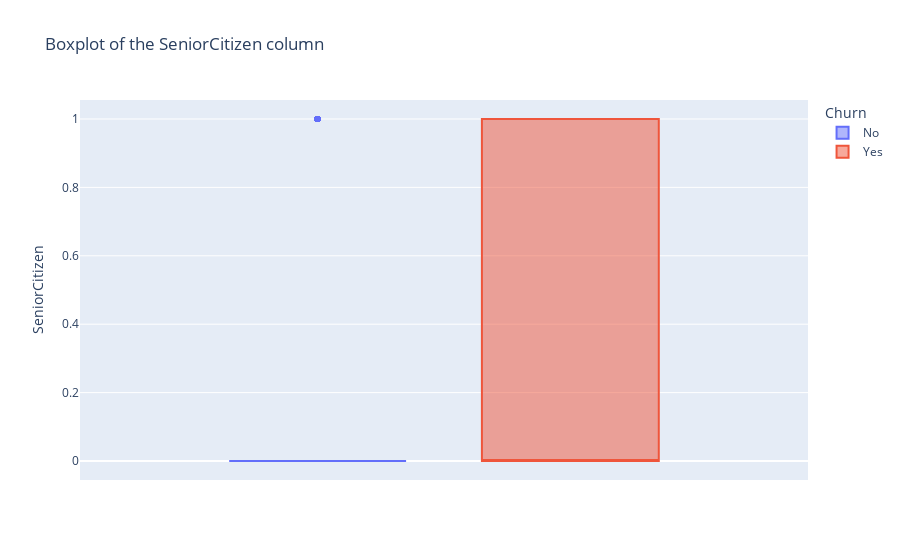
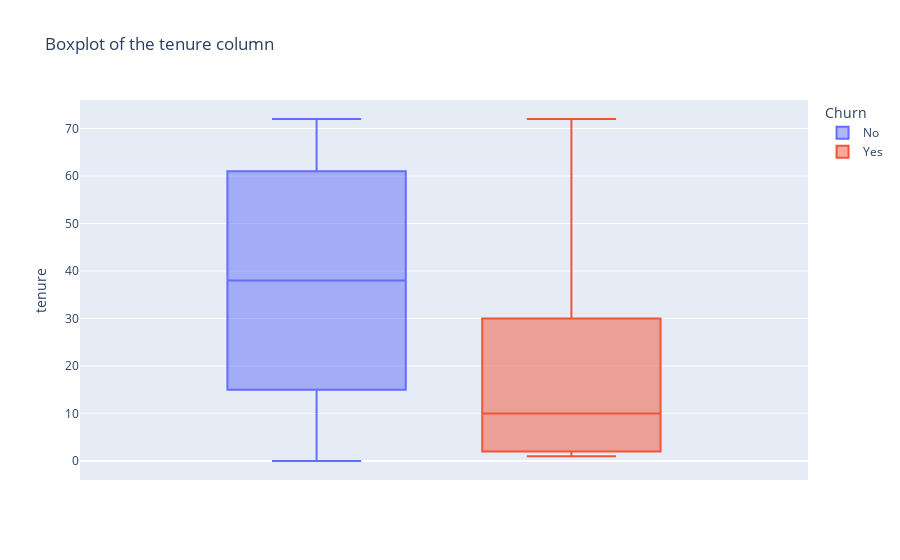
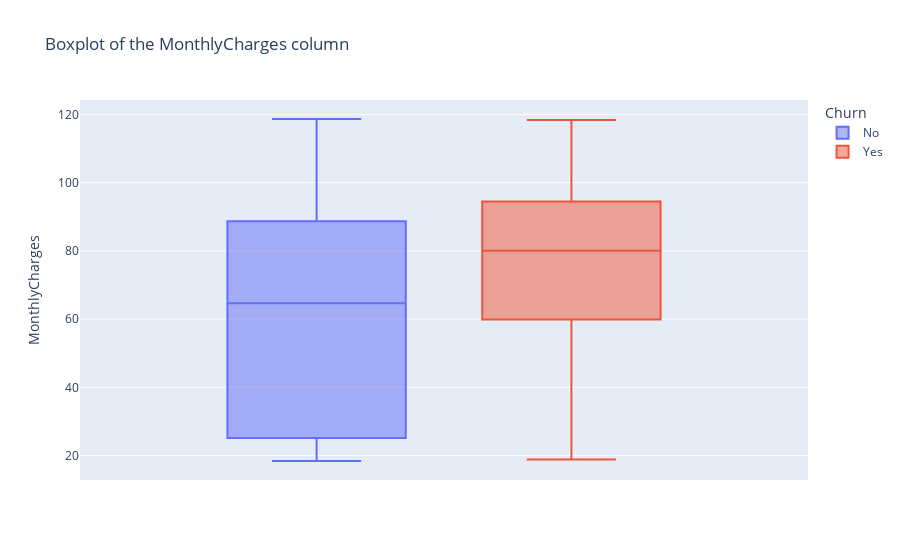
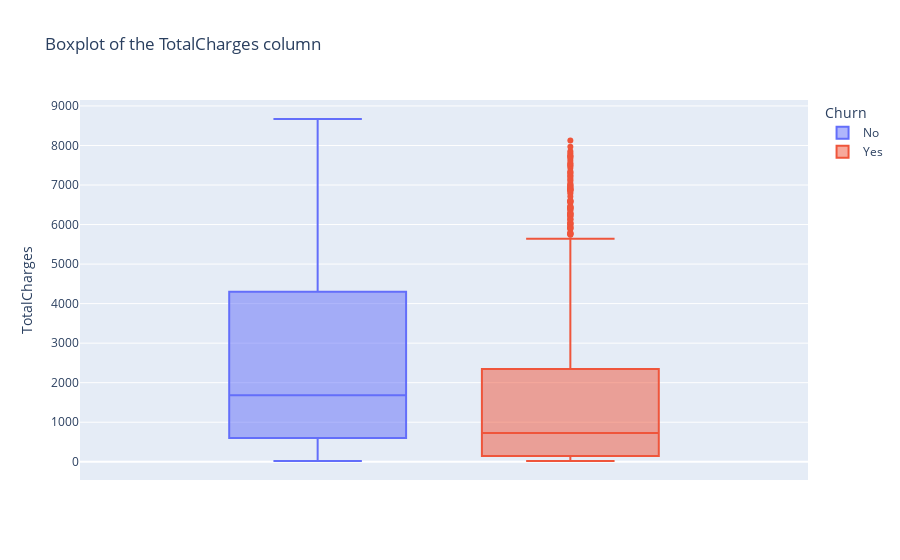

The cell these charts' notebook holds for them, in order:
### Code cell
numerics= df.select_dtypes(include=['number']).columns
numerics


for column in df[numerics].columns:
    fig = px.box(df[numerics], y = column,
                 color=df["Churn"], 
                 labels={"color": "Churn"},
                 title = f"Boxplot of the {column} column")
    
    fig.show()

### Figure 1 — Plotly figure (JSON) as saved in the notebook; plotly's stock layout.template omitted (floating-point values rounded to 4 significant figures; data arrays with more than 128 entries replaced by an {"elided": "..."} marker saying what was removed)
{"data": [{"alignmentgroup": "True", "hovertemplate": "Churn=No<br>SeniorCitizen=%{y}<extra></extra>", "legendgroup": "No", "marker": {"color": "#636efa"}, "name": "No", "notched": false, "offsetgroup": "No", "orientation": "v", "showlegend": true, "type": "box", "x0": " ", "xaxis": "x", "y": {"elided": "3706 int values"}, "y0": " ", "yaxis": "y"}, {"alignmentgroup": "True", "hovertemplate": "Churn=Yes<br>SeniorCitizen=%{y}<extra></extra>", "legendgroup": "Yes", "marker": {"color": "#EF553B"}, "name": "Yes", "notched": false, "offsetgroup": "Yes", "orientation": "v", "showlegend": true, "type": "box", "x0": " ", "xaxis": "x", "y": {"elided": "1336 int values"}, "y0": " ", "yaxis": "y"}], "layout": {"boxmode": "group", "legend": {"title": {"text": "Churn"}, "tracegroupgap": 0}, "title": {"text": "Boxplot of the SeniorCitizen column"}, "xaxis": {"anchor": "y", "domain": [0, 1]}, "yaxis": {"anchor": "x", "domain": [0, 1], "title": {"text": "SeniorCitizen"}}}}

### Figure 2 — Plotly figure (JSON) as saved in the notebook; plotly's stock layout.template omitted (floating-point values rounded to 4 significant figures; data arrays with more than 128 entries replaced by an {"elided": "..."} marker saying what was removed)
{"data": [{"alignmentgroup": "True", "hovertemplate": "Churn=No<br>tenure=%{y}<extra></extra>", "legendgroup": "No", "marker": {"color": "#636efa"}, "name": "No", "notched": false, "offsetgroup": "No", "orientation": "v", "showlegend": true, "type": "box", "x0": " ", "xaxis": "x", "y": {"elided": "3706 int values"}, "y0": " ", "yaxis": "y"}, {"alignmentgroup": "True", "hovertemplate": "Churn=Yes<br>tenure=%{y}<extra></extra>", "legendgroup": "Yes", "marker": {"color": "#EF553B"}, "name": "Yes", "notched": false, "offsetgroup": "Yes", "orientation": "v", "showlegend": true, "type": "box", "x0": " ", "xaxis": "x", "y": {"elided": "1336 int values"}, "y0": " ", "yaxis": "y"}], "layout": {"boxmode": "group", "legend": {"title": {"text": "Churn"}, "tracegroupgap": 0}, "title": {"text": "Boxplot of the tenure column"}, "xaxis": {"anchor": "y", "domain": [0, 1]}, "yaxis": {"anchor": "x", "domain": [0, 1], "title": {"text": "tenure"}}}}

### Figure 3 — Plotly figure (JSON) as saved in the notebook; plotly's stock layout.template omitted (floating-point values rounded to 4 significant figures; data arrays with more than 128 entries replaced by an {"elided": "..."} marker saying what was removed)
{"data": [{"alignmentgroup": "True", "hovertemplate": "Churn=No<br>MonthlyCharges=%{y}<extra></extra>", "legendgroup": "No", "marker": {"color": "#636efa"}, "name": "No", "notched": false, "offsetgroup": "No", "orientation": "v", "showlegend": true, "type": "box", "x0": " ", "xaxis": "x", "y": {"elided": "3706 float values"}, "y0": " ", "yaxis": "y"}, {"alignmentgroup": "True", "hovertemplate": "Churn=Yes<br>MonthlyCharges=%{y}<extra></extra>", "legendgroup": "Yes", "marker": {"color": "#EF553B"}, "name": "Yes", "notched": false, "offsetgroup": "Yes", "orientation": "v", "showlegend": true, "type": "box", "x0": " ", "xaxis": "x", "y": {"elided": "1336 float values"}, "y0": " ", "yaxis": "y"}], "layout": {"boxmode": "group", "legend": {"title": {"text": "Churn"}, "tracegroupgap": 0}, "title": {"text": "Boxplot of the MonthlyCharges column"}, "xaxis": {"anchor": "y", "domain": [0, 1]}, "yaxis": {"anchor": "x", "domain": [0, 1], "title": {"text": "MonthlyCharges"}}}}

### Figure 4 — Plotly figure (JSON) as saved in the notebook; plotly's stock layout.template omitted (floating-point values rounded to 4 significant figures; data arrays with more than 128 entries replaced by an {"elided": "..."} marker saying what was removed)
{"data": [{"alignmentgroup": "True", "hovertemplate": "Churn=No<br>TotalCharges=%{y}<extra></extra>", "legendgroup": "No", "marker": {"color": "#636efa"}, "name": "No", "notched": false, "offsetgroup": "No", "orientation": "v", "showlegend": true, "type": "box", "x0": " ", "xaxis": "x", "y": {"elided": "3706 float values"}, "y0": " ", "yaxis": "y"}, {"alignmentgroup": "True", "hovertemplate": "Churn=Yes<br>TotalCharges=%{y}<extra></extra>", "legendgroup": "Yes", "marker": {"color": "#EF553B"}, "name": "Yes", "notched": false, "offsetgroup": "Yes", "orientation": "v", "showlegend": true, "type": "box", "x0": " ", "xaxis": "x", "y": {"elided": "1336 float values"}, "y0": " ", "yaxis": "y"}], "layout": {"boxmode": "group", "legend": {"title": {"text": "Churn"}, "tracegroupgap": 0}, "title": {"text": "Boxplot of the TotalCharges column"}, "xaxis": {"anchor": "y", "domain": [0, 1]}, "yaxis": {"anchor": "x", "domain": [0, 1], "title": {"text": "TotalCharges"}}}}
